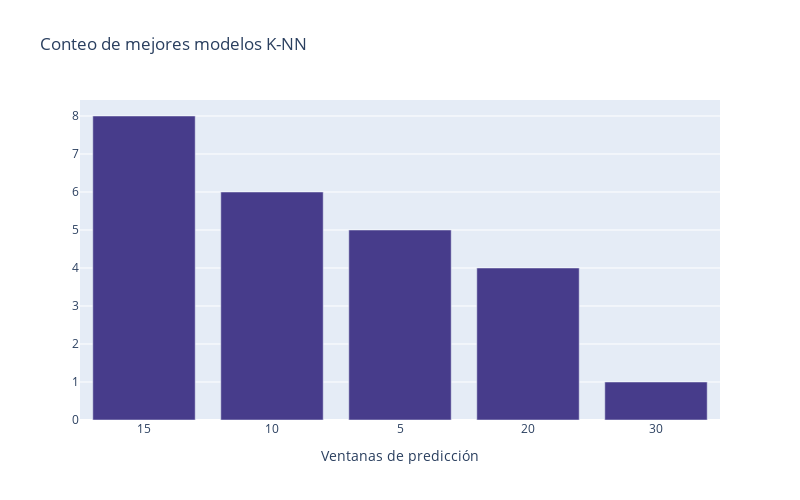

The cell this chart's notebook holds for it:
### Markdown cell above
Podemos ayudarnos de la gráfica anterior para darnos una idea de cual es la ventana que mas se usó para predecir cada uno de los días, en este caso es la ventana de 7 días con una frecuencia de 9, revisemos ahora de una manera similar, cuales fueron los mejores parametros que se escogieron.

### Code cell
fig = go.Figure()

x=['15','10','5','20',30]
ventanas=modelos_knn['Mejor k'].value_counts()
fig.add_trace(go.Bar(x=x,y=ventanas, marker_color='#473C8B'))

fig.update_layout(
    title='Conteo de mejores modelos K-NN',
    xaxis_title='Ventanas de predicción',
    yaxis_title='',
    width=800,   
    height=500   
)

fig.show()

### Figure 1 — Plotly figure (JSON) as saved in the notebook; plotly's stock layout.template omitted (floating-point values rounded to 4 significant figures)
{"data": [{"marker": {"color": "#473C8B"}, "type": "bar", "x": ["15", "10", "5", "20", 30], "y": [8, 6, 5, 4, 1]}], "layout": {"height": 500, "title": {"text": "Conteo de mejores modelos K-NN"}, "width": 800, "xaxis": {"title": {"text": "Ventanas de predicción"}}, "yaxis": {"title": {"text": ""}}}}
